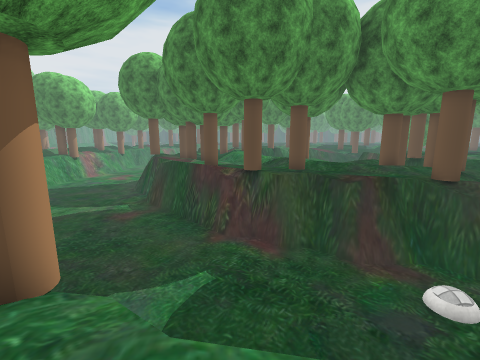
View 1 (above)

24 first-person views from a walk through a 3-D level made in the Unity game engine. The camera is 1.4 m above the floor, tilts 10° down and sees 90° across. The floor is counted in squares, 1 m on a side. Each view is taken from the middle of a square. On the plan, view 1 faces up. The plan holds only what a view shows up to about 13 squares ahead; the rest is blank. The place goes on beyond the plan. Some trees and plants on the terrain are drawn as simple stand-ins. Some surface patterns are stand-ins.

View 2
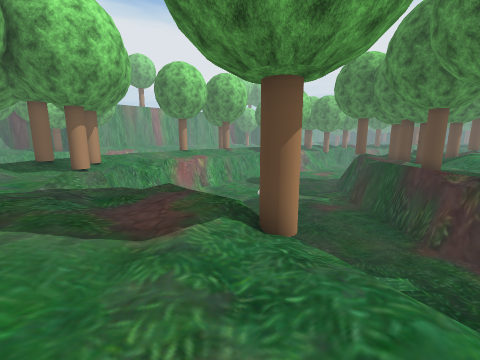

View 3
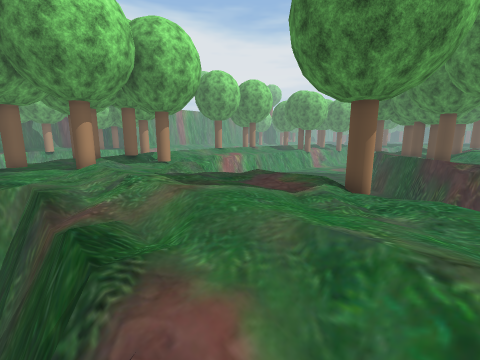

View 4
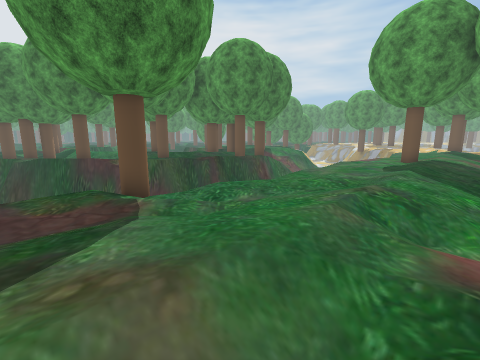

View 5
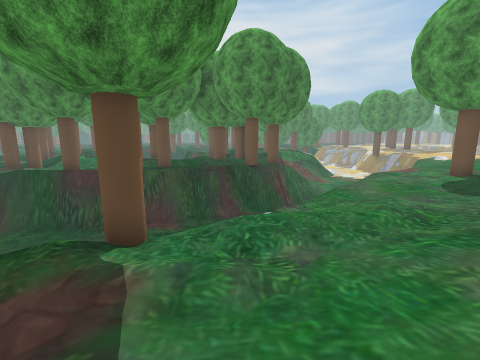

View 6
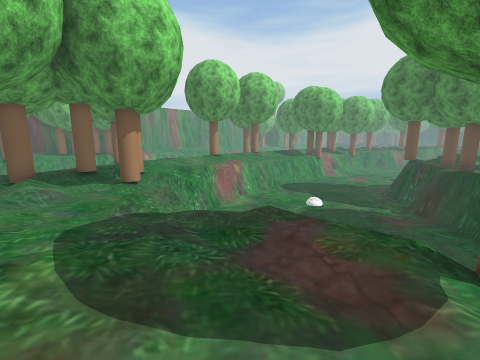

View 7
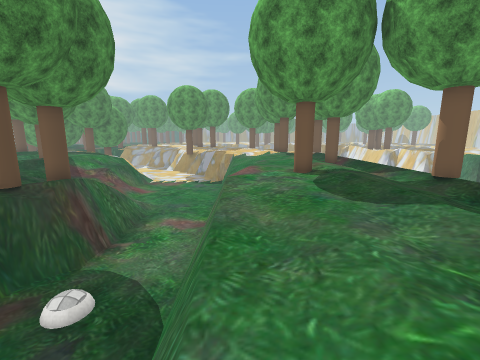

View 8
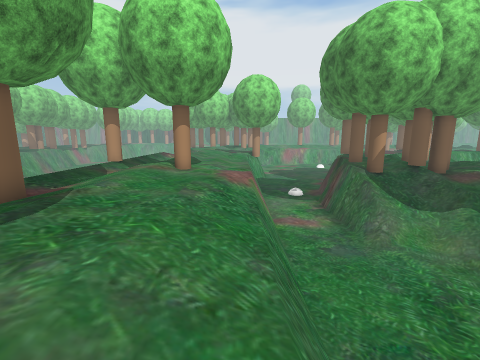

View 9
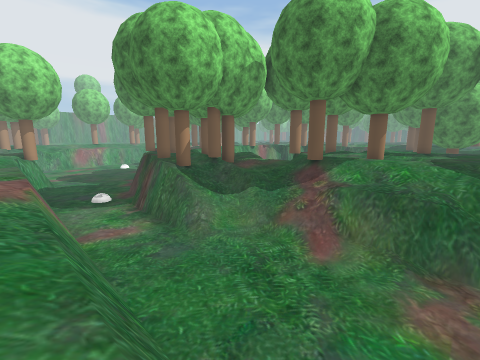

View 10
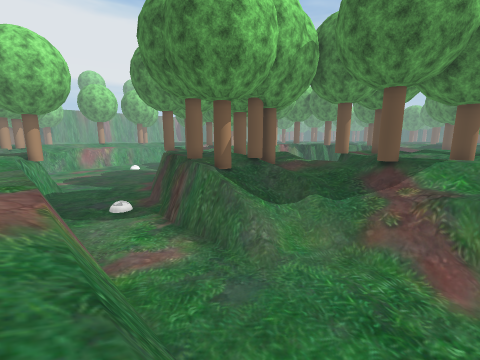

View 11
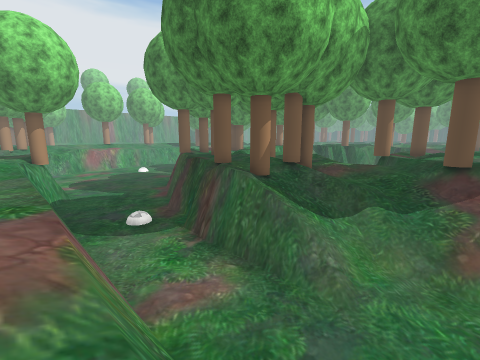

View 12
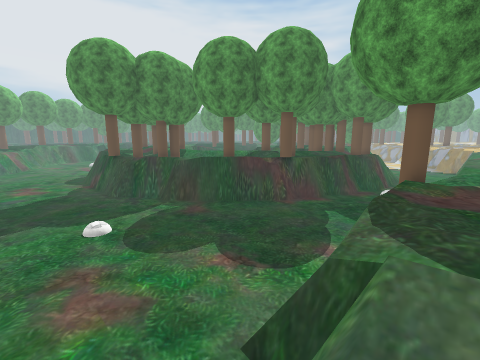

View 13
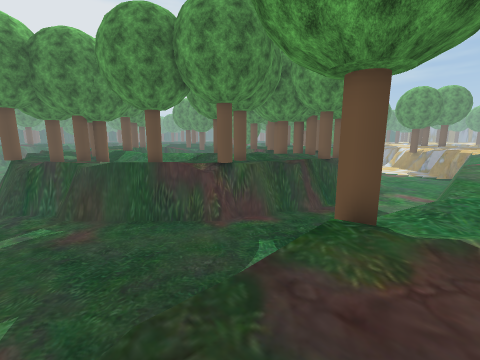

View 14
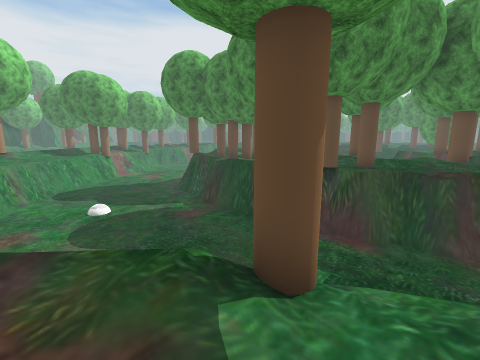

View 15
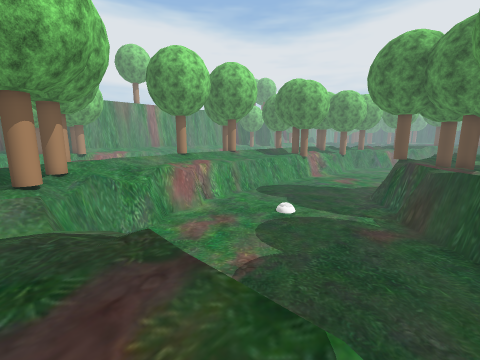

View 16
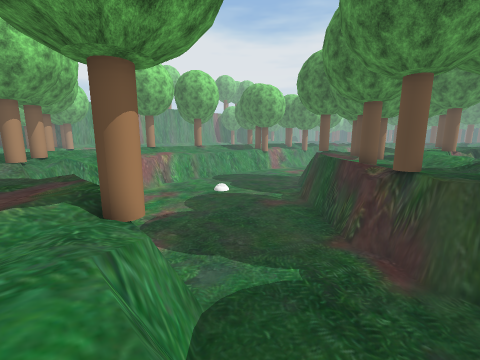

View 17
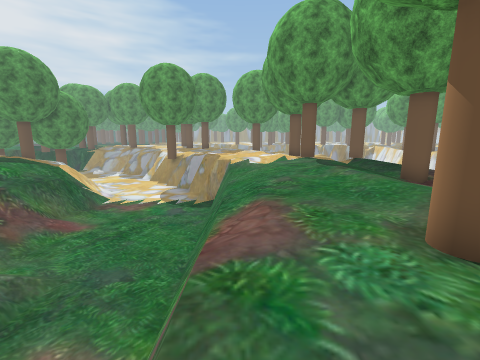

View 18
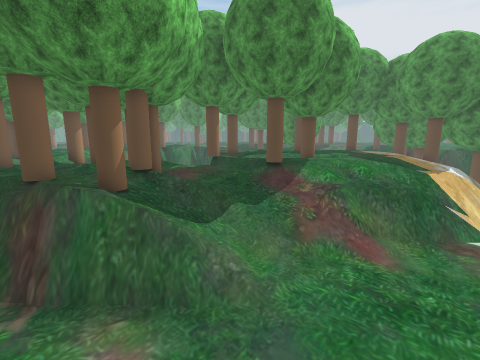

View 19
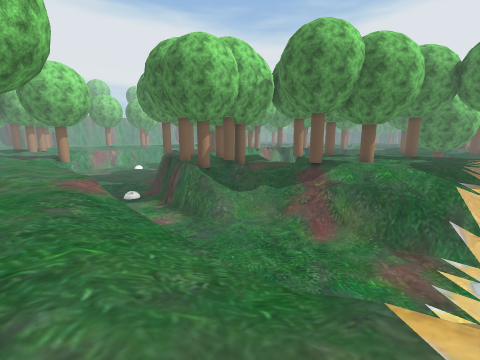

View 20
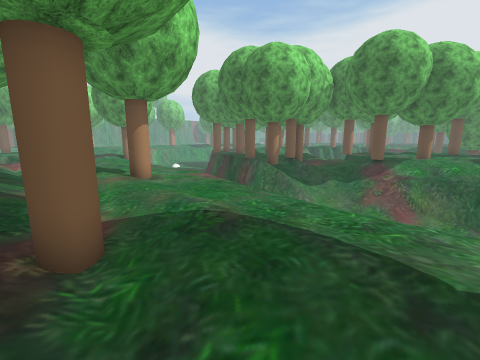

View 21
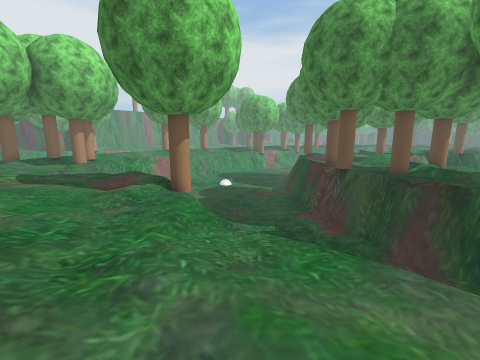

View 22
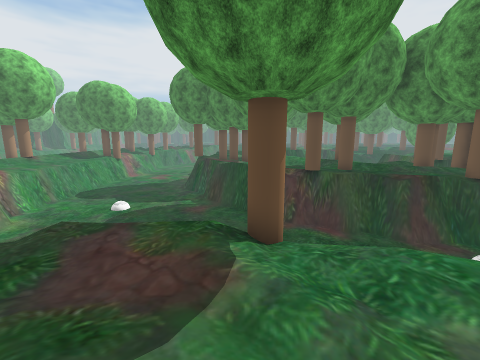

View 23
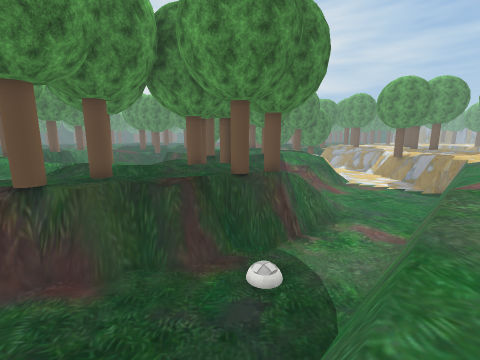

View 24
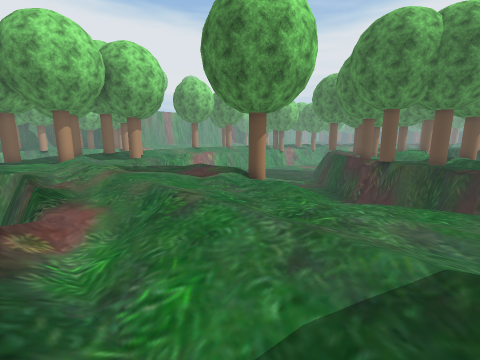

### Floor plan
Key: @ floor where view 1 was taken; # wall or solid block; x gap in a wall; . main floor; : floor 2 m higher than the main floor; + floor 2.25 m higher than the main floor; * floor 2.5 m higher than the main floor; / step, stairs or slope; = window, fence, low wall or low ledge; v drop or lower ground; T tree; H thing the floor can be seen under or through; O other object.
Columns run from 15 left of view 1 to 20 right of it. Each row starts with its distance up from view 1.
 20           O                    T
 19         x OO                   TT
 18    ..   #T TT             T
 17    ...  v/ T              TT      **
 16    .... =#/+  //          *       **
 15    ......##   +//         *//**  ***
 14    .......#+  +/// T     #T   /T/***
 13 =  .......HH T++:/TT  //      TT/**/
 12 =..........HHTT++///  /++::/T*****//
 11 =....O......HH+++T// TTT////////////
 10 =............H#T+TT//  TT//////////v
  9 #=............=TT+++/*//T////// vv=O
  8 #=..............=v//+T++//////////..
  7  =................=vvTTTT///........
  6  #=..................==#=v//........
  5  :=.................................
  4  +=................................
  3 TT## .#    vxx#....................
  2 TTTT v //+++TT/v  ########========#
  1 TTT//////++++////:::+++++//////////+
  0 T/+/////////+//@/////+++++++++/////
 -1 T///////+/**///+/////+++T+++++*****/
 -2 T///////*******/////////TT********T
 -3 +/ T/////////////*/////***********TT
 -4 T+++++++//////////////+/////+T////
 -5 TT+++++v=#==#==///////T//////TT/////
 -6   T                   TT           T

Where each view was taken, in squares from view 1:
view 1: 0 up, 0 right, facing up
view 2: 1 down, 0 right, facing up-left
view 3: 5 down, 0 right, facing up-left
view 4: 4 down, 5 left, facing up-right
view 5: 2 down, 4 left, facing up-right
view 6: 2 down, 3 left, facing up-left
view 7: 1 up, 0 right, facing right
view 8: 1 up, 20 right, facing left
view 9: 1 up, 19 right, facing up-left
view 10: 1 up, 16 right, facing up-left
view 11: 1 up, 14 right, facing up-left
view 12: 1 up, 12 left, facing up-right
view 13: 1 up, 7 left, facing up-right
view 14: 0 up, 3 left, facing up
view 15: 1 up, 3 left, facing up-left
view 16: 1 up, 2 right, facing up-left
view 17: 1 up, 7 right, facing right
view 18: 1 up, 12 right, facing up
view 19: 1 down, 20 right, facing up-left
view 20: 5 down, 18 right, facing up-left
view 21: 2 down, 5 right, facing up-left
view 22: 2 down, 3 left, facing up
view 23: 1 up, 0 right, facing up-right
view 24: 5 down, 4 right, facing up-left
